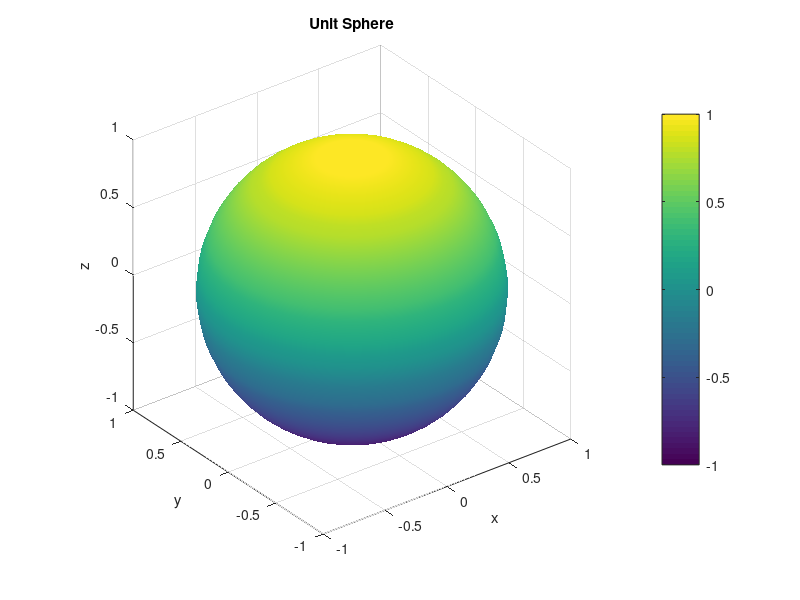

The MATLAB source for this figure:
% sol0550_1.m - 5.5 연습문제 1
% 메뉴 편집 없이 코드만으로 구를 제대로 보이게 만든다.

clear; clc; close all

[X, Y, Z] = sphere(40);

surf(X, Y, Z)
shading interp
axis equal                      % 데이터 종횡비를 1:1:1로 고정
colorbar
xlabel("x"); ylabel("y"); zlabel("z")
title("Unit Sphere")
